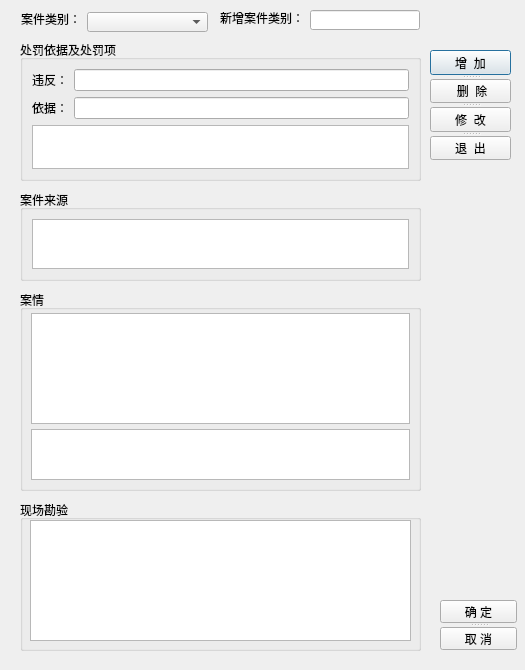
<?xml version="1.0" encoding="UTF-8"?>
<ui version="4.0">
 <class>AnQingInfoDialog</class>
 <widget class="QDialog" name="AnQingInfoDialog">
  <property name="geometry">
   <rect>
    <x>0</x>
    <y>0</y>
    <width>525</width>
    <height>670</height>
   </rect>
  </property>
  <property name="windowTitle">
   <string>案件信息</string>
  </property>
  <widget class="QLabel" name="label">
   <property name="geometry">
    <rect>
     <x>220</x>
     <y>10</y>
     <width>84</width>
     <height>16</height>
    </rect>
   </property>
   <property name="text">
    <string>新增案件类别：</string>
   </property>
  </widget>
  <widget class="QLineEdit" name="caseInPutEdit">
   <property name="geometry">
    <rect>
     <x>310</x>
     <y>10</y>
     <width>110</width>
     <height>20</height>
    </rect>
   </property>
  </widget>
  <widget class="QComboBox" name="comboBox">
   <property name="geometry">
    <rect>
     <x>87</x>
     <y>12</y>
     <width>121</width>
     <height>20</height>
    </rect>
   </property>
  </widget>
  <widget class="QLabel" name="label_2">
   <property name="geometry">
    <rect>
     <x>21</x>
     <y>11</y>
     <width>60</width>
     <height>16</height>
    </rect>
   </property>
   <property name="text">
    <string>案件类别：</string>
   </property>
  </widget>
  <widget class="QGroupBox" name="groupBox">
   <property name="geometry">
    <rect>
     <x>20</x>
     <y>40</y>
     <width>401</width>
     <height>141</height>
    </rect>
   </property>
   <property name="title">
    <string>处罚依据及处罚项</string>
   </property>
   <layout class="QGridLayout" name="gridLayout">
    <item row="0" column="0">
     <layout class="QHBoxLayout" name="horizontalLayout">
      <item>
       <widget class="QLabel" name="label_3">
        <property name="text">
         <string>违反：</string>
        </property>
       </widget>
      </item>
      <item>
       <widget class="QLineEdit" name="caseWeiFanEdit"/>
      </item>
     </layout>
    </item>
    <item row="1" column="0">
     <layout class="QHBoxLayout" name="horizontalLayout_2">
      <item>
       <widget class="QLabel" name="label_4">
        <property name="text">
         <string>依据：</string>
        </property>
       </widget>
      </item>
      <item>
       <widget class="QLineEdit" name="caseYiJuEdit"/>
      </item>
     </layout>
    </item>
    <item row="2" column="0">
     <widget class="QTextEdit" name="caseChuFaEdit"/>
    </item>
   </layout>
  </widget>
  <widget class="QGroupBox" name="groupBox_2">
   <property name="geometry">
    <rect>
     <x>20</x>
     <y>190</y>
     <width>401</width>
     <height>91</height>
    </rect>
   </property>
   <property name="title">
    <string>案件来源</string>
   </property>
   <layout class="QGridLayout" name="gridLayout_2">
    <item row="0" column="0">
     <widget class="QTextEdit" name="caseFromEdit"/>
    </item>
   </layout>
  </widget>
  <widget class="QGroupBox" name="groupBox_3">
   <property name="geometry">
    <rect>
     <x>20</x>
     <y>290</y>
     <width>401</width>
     <height>201</height>
    </rect>
   </property>
   <property name="title">
    <string>案情</string>
   </property>
   <widget class="QTextEdit" name="caseAnQingBigEdit">
    <property name="geometry">
     <rect>
      <x>11</x>
      <y>23</y>
      <width>379</width>
      <height>111</height>
     </rect>
    </property>
   </widget>
   <widget class="QTextEdit" name="caseAnQingSmallEdit">
    <property name="geometry">
     <rect>
      <x>11</x>
      <y>139</y>
      <width>379</width>
      <height>51</height>
     </rect>
    </property>
   </widget>
  </widget>
  <widget class="QGroupBox" name="groupBox_4">
   <property name="geometry">
    <rect>
     <x>20</x>
     <y>500</y>
     <width>401</width>
     <height>151</height>
    </rect>
   </property>
   <property name="title">
    <string>现场勘验</string>
   </property>
   <widget class="QTextEdit" name="caseCSIEdit">
    <property name="geometry">
     <rect>
      <x>10</x>
      <y>20</y>
      <width>381</width>
      <height>121</height>
     </rect>
    </property>
   </widget>
  </widget>
  <widget class="QSplitter" name="splitter">
   <property name="geometry">
    <rect>
     <x>430</x>
     <y>50</y>
     <width>81</width>
     <height>111</height>
    </rect>
   </property>
   <property name="orientation">
    <enum>Qt::Vertical</enum>
   </property>
   <widget class="QPushButton" name="addButton">
    <property name="text">
     <string>增  加</string>
    </property>
   </widget>
   <widget class="QPushButton" name="deleteButton">
    <property name="enabled">
     <bool>true</bool>
    </property>
    <property name="text">
     <string> 删  除</string>
    </property>
   </widget>
   <widget class="QPushButton" name="modiButton">
    <property name="text">
     <string>修  改</string>
    </property>
   </widget>
   <widget class="QPushButton" name="quitButton">
    <property name="text">
     <string>退  出</string>
    </property>
   </widget>
  </widget>
  <widget class="QSplitter" name="splitter_2">
   <property name="geometry">
    <rect>
     <x>440</x>
     <y>600</y>
     <width>77</width>
     <height>50</height>
    </rect>
   </property>
   <property name="orientation">
    <enum>Qt::Vertical</enum>
   </property>
   <widget class="QPushButton" name="okPushButton">
    <property name="text">
     <string>确 定</string>
    </property>
   </widget>
   <widget class="QPushButton" name="cancerButton">
    <property name="text">
     <string>取 消</string>
    </property>
   </widget>
  </widget>
 </widget>
 <tabstops>
  <tabstop>caseWeiFanEdit</tabstop>
  <tabstop>caseYiJuEdit</tabstop>
  <tabstop>caseChuFaEdit</tabstop>
  <tabstop>caseFromEdit</tabstop>
  <tabstop>caseAnQingBigEdit</tabstop>
  <tabstop>caseAnQingSmallEdit</tabstop>
  <tabstop>caseCSIEdit</tabstop>
  <tabstop>addButton</tabstop>
  <tabstop>deleteButton</tabstop>
  <tabstop>modiButton</tabstop>
  <tabstop>quitButton</tabstop>
  <tabstop>okPushButton</tabstop>
  <tabstop>cancerButton</tabstop>
  <tabstop>caseInPutEdit</tabstop>
  <tabstop>comboBox</tabstop>
 </tabstops>
 <resources/>
 <connections/>
</ui>
